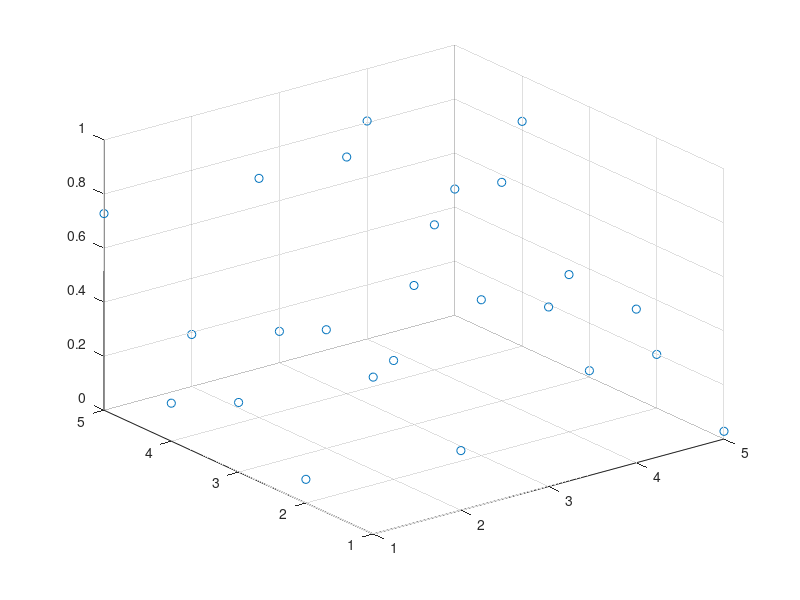

Source code (MATLAB): (Note: this script raises an error after producing the figure.)
l=0

for a=1:1:5
    
       for b=1:1:5
           l=l+1;
           A(a,b)=rand;                                                     %potential seed function
           position(l,1)=a;
           position(l,2)=b;
       end
end     


for t=0:pi/4:2*pi  
    l=0
   for j=1:1:5
       for k=1:1:5
         l=l+1;
         particlex=sin(t)+2;                                                %particle motion in x-direction
         particley=cos(t)+2;                                                %particle motion in y-direction
         fprintf('%f',t);
         potentialt=(0.9)*A(j,k)+0.0001*(rand-0.5);
         A(j,k)=potentialt;                                                 %potential at each grid point
         position(l,3)=potentialt;
       end 
   end
  
   scatter3(position(:,1),position(:,2),position(:,3));
        sf=fit([position(:,1), position(:,2)], position(:,3), 'poly44');    %fits surface to potential
        plot(sf,[position(:,1), position(:,2)], position(:,3));
        figure
        [fj, fk] = differentiate(sf, [j, k])                              %Electric field calculated as derivative of potential
end




